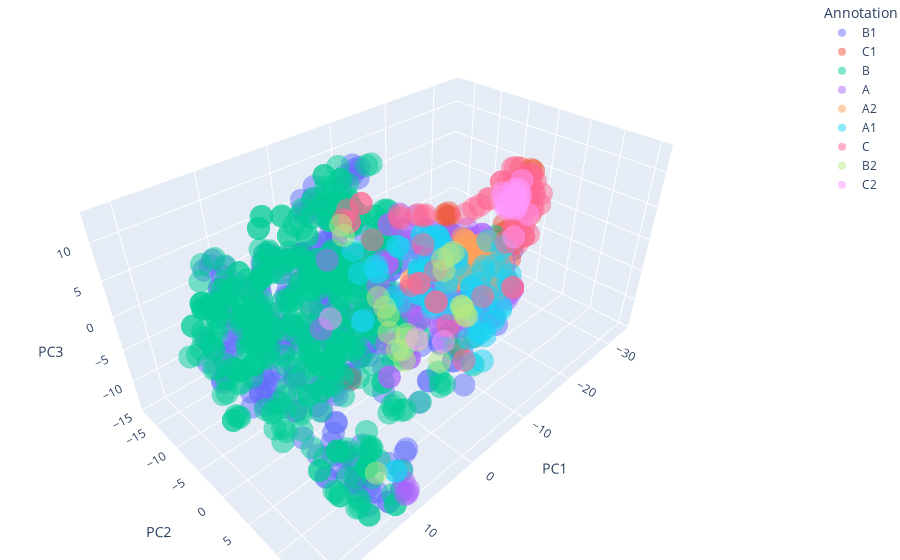

The cell this chart's notebook holds for it:
### Code cell
import plotly.express as px
import pandas as pd


df_plot = pd.DataFrame({
    'PC1': tsne_components[:, 0],
    'PC2': tsne_components[:, 1],
    'PC3': tsne_components[:, 2],
    'Annotation': annotations
})


fig = px.scatter_3d(df_plot, x='PC1', y='PC2', z='PC3', color='Annotation',
                    title='TSNE',
                    opacity=0.5, size_max=5)

fig.update_layout(margin=dict(l=0, r=0, b=0, t=0))
fig.show()
